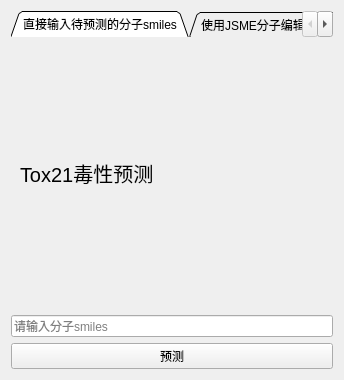
<?xml version="1.0" encoding="UTF-8"?>
<ui version="4.0">
 <class>Form</class>
 <widget class="QWidget" name="Form">
  <property name="geometry">
   <rect>
    <x>0</x>
    <y>0</y>
    <width>330</width>
    <height>335</height>
   </rect>
  </property>
  <property name="windowTitle">
   <string>Form</string>
  </property>
  <layout class="QVBoxLayout" name="verticalLayout">
   <item>
    <widget class="QTabWidget" name="tabWidget">
     <property name="tabShape">
      <enum>QTabWidget::Triangular</enum>
     </property>
     <property name="currentIndex">
      <number>0</number>
     </property>
     <property name="documentMode">
      <bool>true</bool>
     </property>
     <property name="tabsClosable">
      <bool>false</bool>
     </property>
     <property name="movable">
      <bool>true</bool>
     </property>
     <property name="tabBarAutoHide">
      <bool>false</bool>
     </property>
     <widget class="QWidget" name="tab">
      <attribute name="title">
       <string>直接输入待预测的分子smiles</string>
      </attribute>
      <layout class="QVBoxLayout" name="verticalLayout_2">
       <item>
        <widget class="QLabel" name="label">
         <property name="minimumSize">
          <size>
           <width>300</width>
           <height>250</height>
          </size>
         </property>
         <property name="font">
          <font>
           <pointsize>15</pointsize>
          </font>
         </property>
         <property name="styleSheet">
          <string notr="true">border-image: url(:/images/Qtdesigner/images/technology-4905257_1280.jpg);</string>
         </property>
         <property name="text">
          <string>Tox21毒性预测</string>
         </property>
        </widget>
       </item>
      </layout>
     </widget>
     <widget class="QWidget" name="tab_2">
      <attribute name="title">
       <string>使用JSME分子编辑器画出分子</string>
      </attribute>
     </widget>
    </widget>
   </item>
   <item>
    <widget class="LineEdit" name="lineEdit">
     <property name="placeholderText">
      <string>请输入分子smiles</string>
     </property>
    </widget>
   </item>
   <item>
    <widget class="PushButton" name="pushButton">
     <property name="text">
      <string>预测</string>
     </property>
    </widget>
   </item>
  </layout>
 </widget>
 <customwidgets>
  <customwidget>
   <class>PushButton</class>
   <extends>QPushButton</extends>
   <header>qfluentwidgets.h</header>
  </customwidget>
  <customwidget>
   <class>LineEdit</class>
   <extends>QLineEdit</extends>
   <header>qfluentwidgets.h</header>
  </customwidget>
 </customwidgets>
 <resources>
  <include location="../../qrc.qrc"/>
 </resources>
 <connections/>
</ui>
